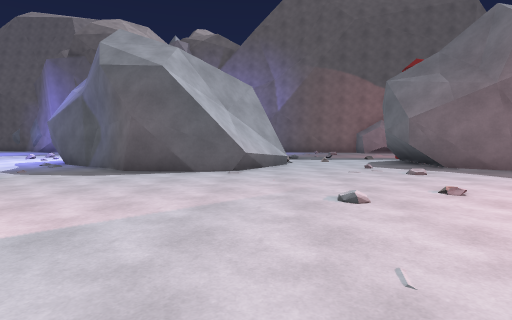
View 1 (above)

24 first-person views from a walk through a 3-D level made in the Unity game engine. The camera is 1.4 m above the floor, tilts 4° down and sees 80° across. The floor is counted in squares, 2 m on a side. Each view is taken from the middle of a square. On the plan, view 1 faces up. The plan holds only what a view shows up to about 10 squares ahead; the rest is blank. The place goes on beyond the plan. The player is left out.

View 2
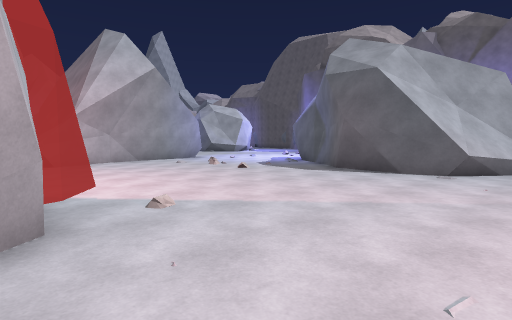

View 3
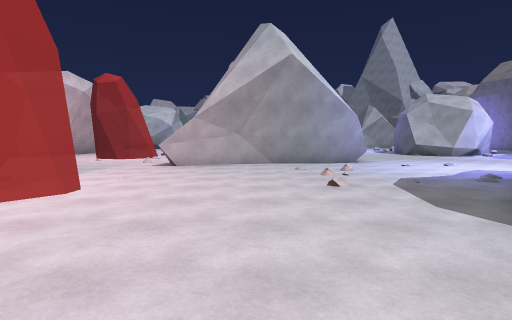

View 4
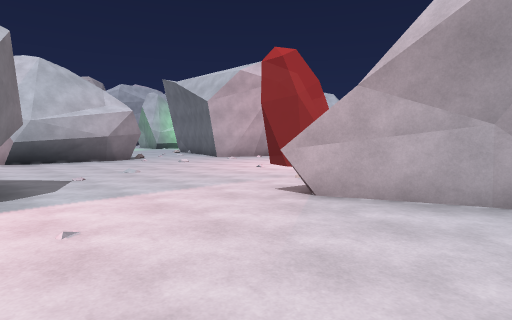

View 5
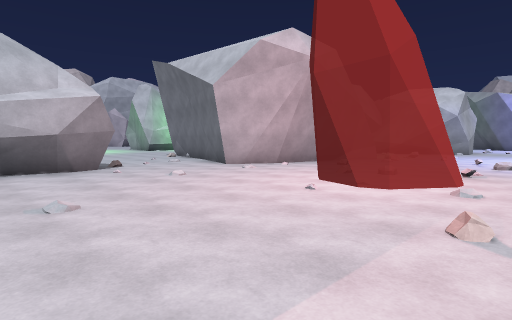

View 6
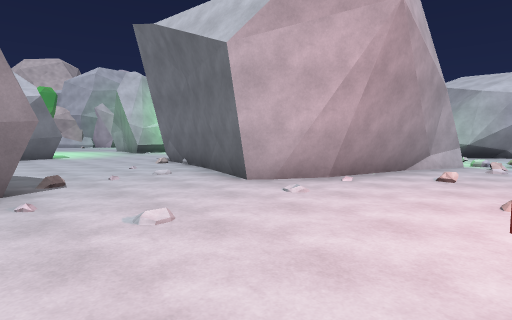

View 7
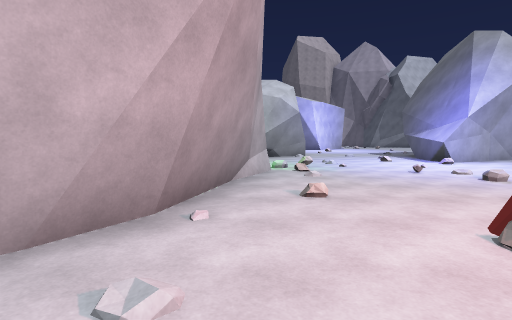

View 8
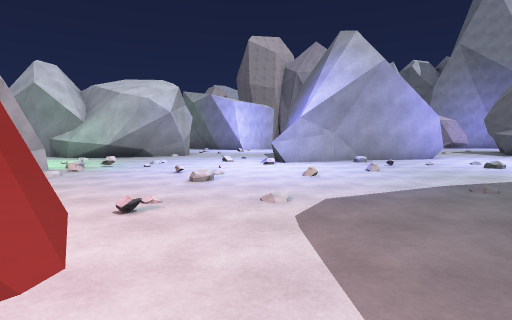

View 9
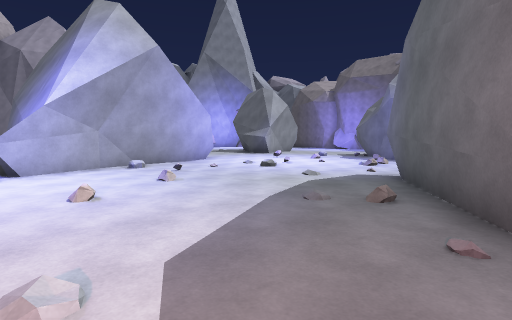

View 10
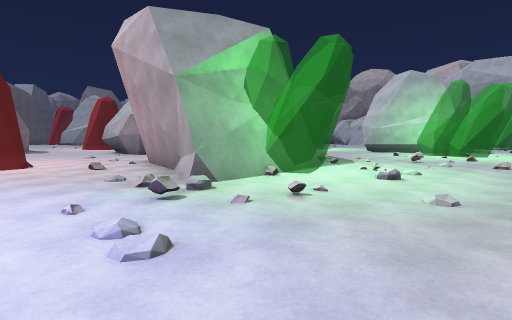

View 11
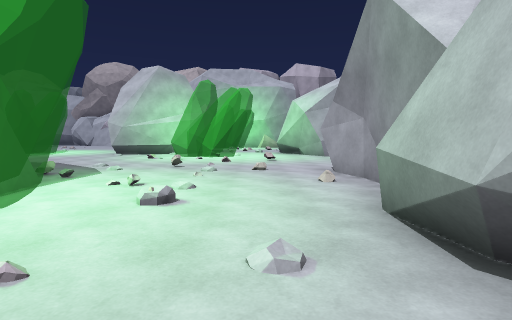

View 12
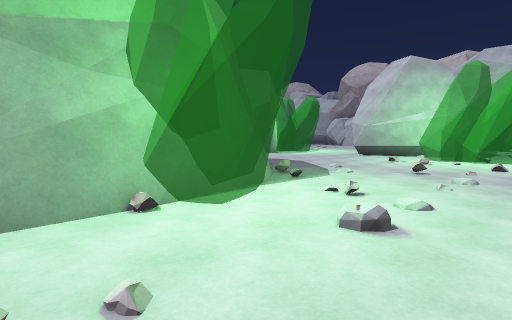

View 13
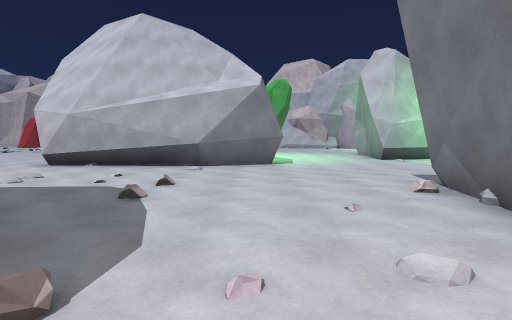

View 14
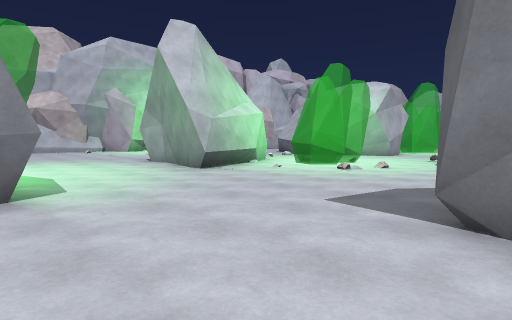

View 15
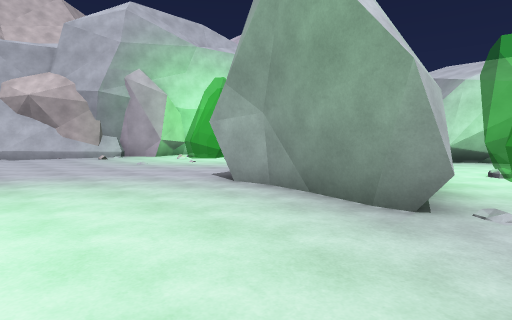

View 16
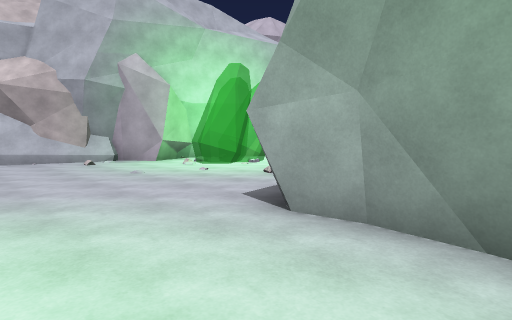

View 17
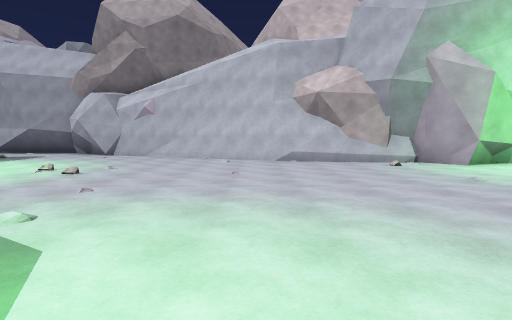

View 18
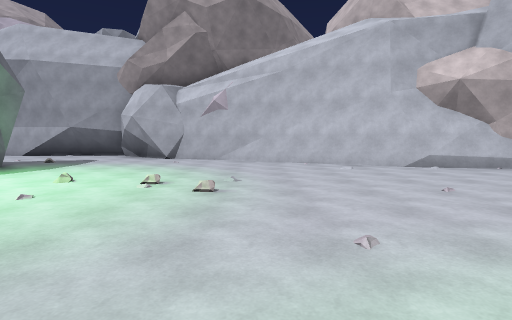

View 19
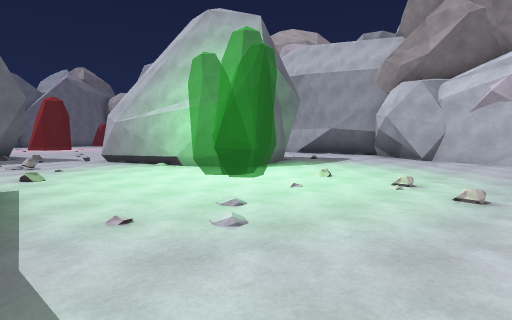

View 20
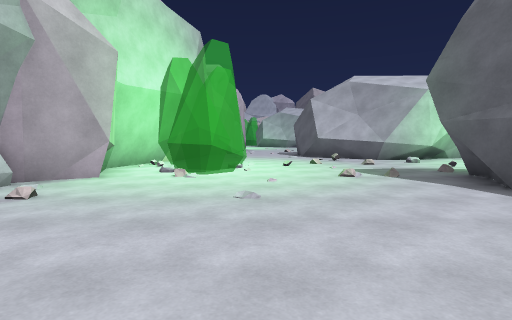

View 21
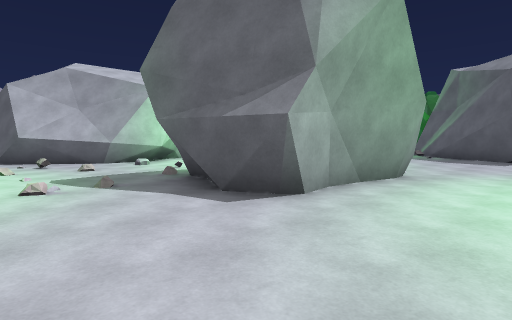

View 22
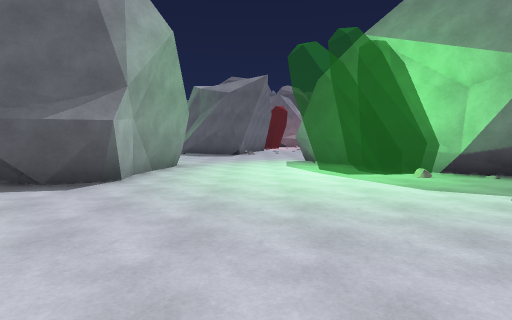

View 23
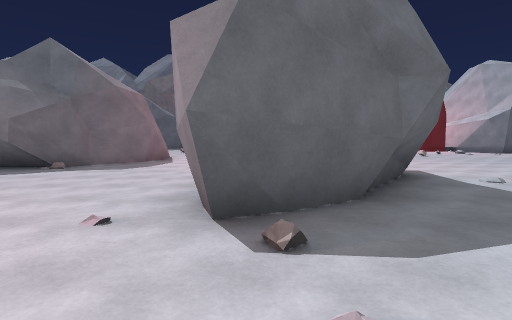

View 24
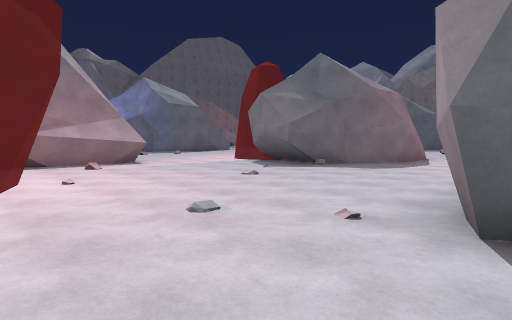

### Floor plan
Key: @ floor where view 1 was taken; # wall or solid block; . main floor; - floor 0.25 m lower than the main floor; / step, stairs or slope; R rock.
Columns run from 22 left of view 1 to 5 right of it. Each row starts with its distance up from view 1.
 10     ---     ----       ...#
  9  ..----     ---.##    #...#
  8  ...---     --...###  #...##
  7 #-...--##   #......####../.#
  6 ##--.. -#   #............/..
  5  #---.--##  ##.............
  4  #-----/-#   #.............
  3  #--------   #............
  2  ##--.----.####..........
  1  ---------.......  .....
  0  -----.-..-......#  ##@.
 -1 --------.  ......#
 -2 -------..  ......##
 -3 ------............###
 -4 #---###.............##
 -5 #---######...........
 -6 #---##   #....##.
 -7 ----##   #...####
 -8 ---..## ##....##
 -9 --...R###.....##
-10 --.....##......##
-11 -..................
-12 -....................
-13 .....................
-14     .......######....
-15      ......##     ...
-16 ... ..##....#     ..
-17 #.. ####... ##
-18 #...###....  ##
-19 #...###.......#
-20 ................
-21 .........................##
-22 ..........................
-23 .........................
-24 ..   ............  .###
-25 ... ...............##
-26 #####..............#
-27    ######..........#
-28         ####........
-29            ###.......
-30              ####....
-31                 ##

Positions as (right, up) in squares from view 1, and headings:
1: (0, 0), facing up
2: (1, 0), facing up-left
3: (0, 4), facing left
4: (-5, 4), facing down-left
5: (-7, 1), facing down-left
6: (-9, -2), facing down-left
7: (-11, -4), facing left
8: (-11, 1), facing left
9: (-13, 1), facing up-left
10: (-22, -1), facing down-right
11: (-21, -3), facing down
12: (-21, -4), facing down-right
13: (-11, -6), facing down
14: (-11, -10), facing down-left
15: (-12, -15), facing down-left
16: (-13, -17), facing down-left
17: (-12, -18), facing down
18: (-9, -20), facing down
19: (-9, -20), facing down-right
20: (-12, -23), facing left
21: (-13, -22), facing up-left
22: (-13, -24), facing up
23: (-12, -7), facing right
24: (-12, -7), facing up-right
